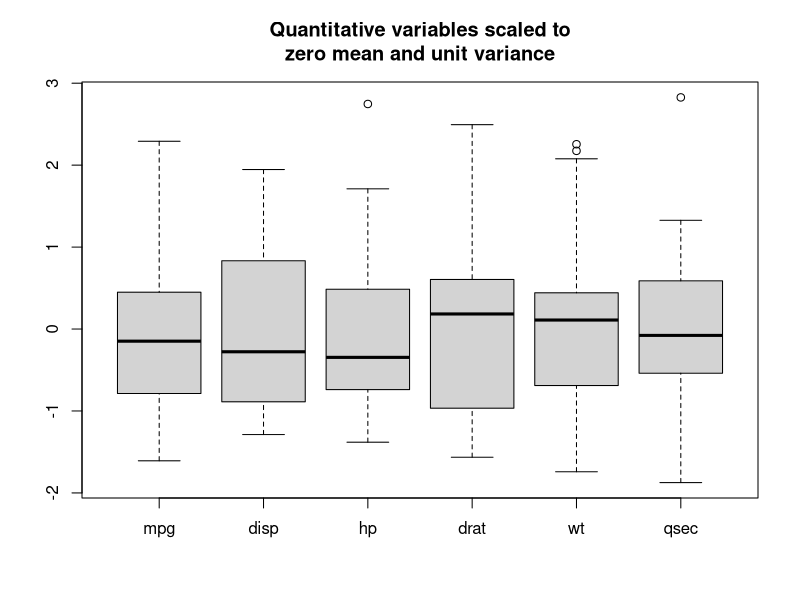
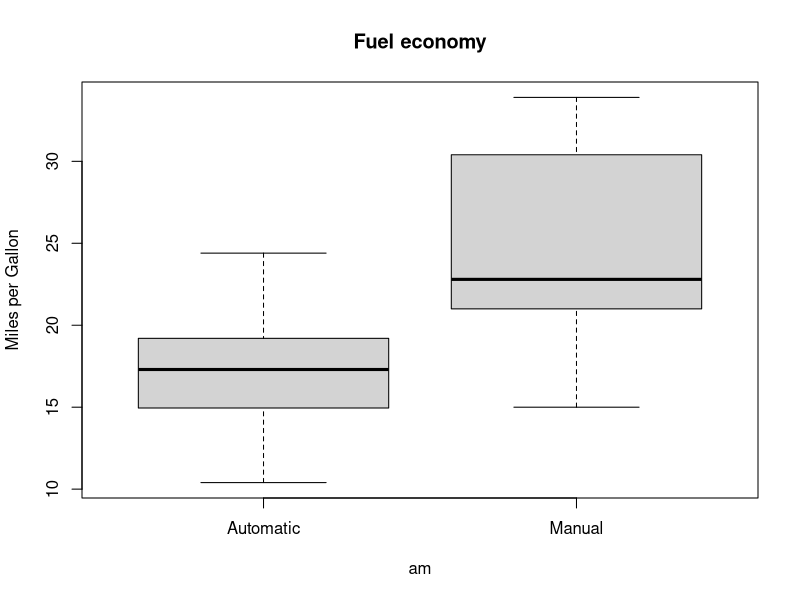
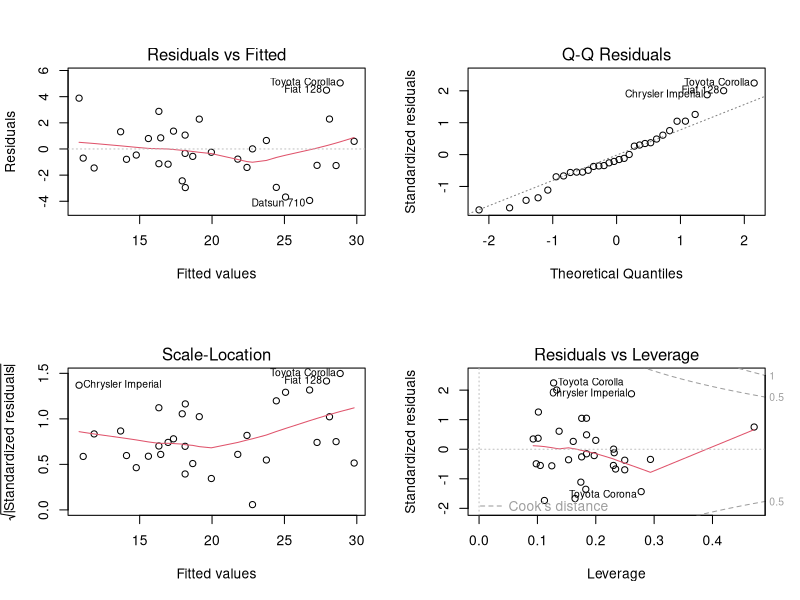

Reproduce these figures in R, in order.
## ---- chunk 1
data(mtcars); mtcars$cyl  <- factor(mtcars$cyl); mtcars$vs   <- factor(mtcars$vs)
mtcars$gear <- factor(mtcars$gear); mtcars$carb <- factor(mtcars$carb)
mtcars$am   <- factor(mtcars$am, labels=c("Automatic", "Manual"))
## ---- chunk 2
model1 <- lm(mpg~am, mtcars); model2 <- step(lm(mpg~., mtcars), trace=0)
## ---- chunk 3
summary(model1)$coef
## ---- chunk 4
summary(model2)$coef
## ---- chunk 5
anova(model1,model2)
## ---- chunk 6
aggregate(wt~am,mtcars,mean)
aggregate(hp~am,mtcars,mean)
## ---- chunk 7
boxplot(scale(mtcars[,sapply(mtcars,is.numeric)]), main="Quantitative variables scaled to\nzero mean and unit variance")
## ---- chunk 8
boxplot(mpg~am,mtcars, main="Fuel economy", names = c("Automatic", "Manual"), ylab = "Miles per Gallon")
## ---- chunk 9
par(mfrow = c(2,2))
plot(model2)
